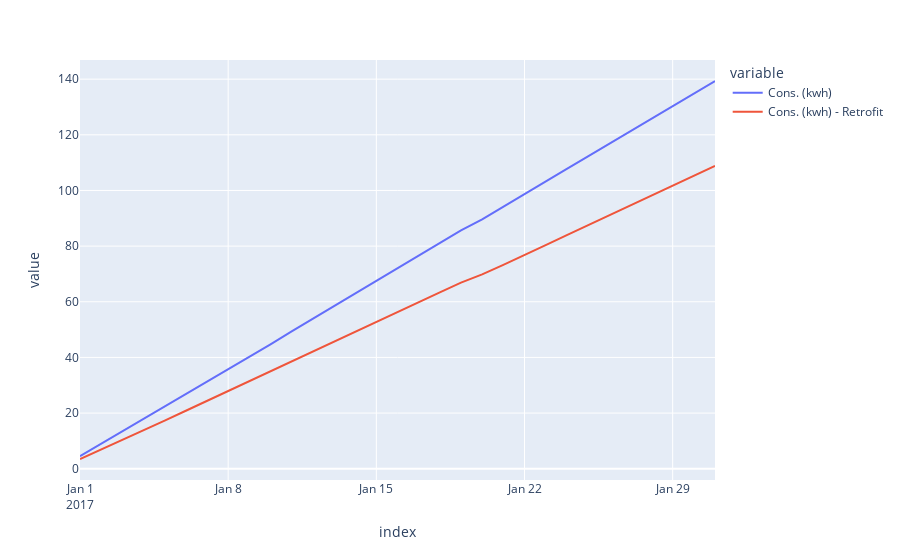

Notebook cell for this chart:
### Code cell
ptx.line(y_cumsum)

### Figure 1 — Plotly figure (JSON) as saved in the notebook; plotly's stock layout.template omitted (floating-point values rounded to 4 significant figures)
{"data": [{"hovertemplate": "variable=Cons. (kwh)<br>index=%{x}<br>value=%{y}<extra></extra>", "legendgroup": "Cons. (kwh)", "line": {"color": "#636efa", "dash": "solid"}, "marker": {"symbol": "circle"}, "mode": "lines", "name": "Cons. (kwh)", "orientation": "v", "showlegend": true, "type": "scatter", "x": ["2017-01-01T00:00:00", "2017-01-02T00:00:00", "2017-01-03T00:00:00", "2017-01-04T00:00:00", "2017-01-05T00:00:00", "2017-01-06T00:00:00", "2017-01-07T00:00:00", "2017-01-08T00:00:00", "2017-01-09T00:00:00", "2017-01-10T00:00:00", "2017-01-11T00:00:00", "2017-01-12T00:00:00", "2017-01-13T00:00:00", "2017-01-14T00:00:00", "2017-01-15T00:00:00", "2017-01-16T00:00:00", "2017-01-17T00:00:00", "2017-01-18T00:00:00", "2017-01-19T00:00:00", "2017-01-20T00:00:00", "2017-01-21T00:00:00", "2017-01-22T00:00:00", "2017-01-23T00:00:00", "2017-01-24T00:00:00", "2017-01-25T00:00:00", "2017-01-26T00:00:00", "2017-01-27T00:00:00", "2017-01-28T00:00:00", "2017-01-29T00:00:00", "2017-01-30T00:00:00", "2017-01-31T00:00:00"], "xaxis": "x", "y": [4.514, 8.963, 13.29, 17.73, 22.36, 26.88, 31.38, 35.67, 40.16, 44.71, 49.35, 53.9, 58.49, 63.1, 67.64, 72.1, 76.61, 81.12, 85.63, 89.59, 94.06, 98.49, 103.1, 107.7, 112.3, 116.8, 121.3, 125.9, 130.3, 134.9, 139.3], "yaxis": "y"}, {"hovertemplate": "variable=Cons. (kwh) - Retrofit<br>index=%{x}<br>value=%{y}<extra></extra>", "legendgroup": "Cons. (kwh) - Retrofit", "line": {"color": "#EF553B", "dash": "solid"}, "marker": {"symbol": "circle"}, "mode": "lines", "name": "Cons. (kwh) - Retrofit", "orientation": "v", "showlegend": true, "type": "scatter", "x": ["2017-01-01T00:00:00", "2017-01-02T00:00:00", "2017-01-03T00:00:00", "2017-01-04T00:00:00", "2017-01-05T00:00:00", "2017-01-06T00:00:00", "2017-01-07T00:00:00", "2017-01-08T00:00:00", "2017-01-09T00:00:00", "2017-01-10T00:00:00", "2017-01-11T00:00:00", "2017-01-12T00:00:00", "2017-01-13T00:00:00", "2017-01-14T00:00:00", "2017-01-15T00:00:00", "2017-01-16T00:00:00", "2017-01-17T00:00:00", "2017-01-18T00:00:00", "2017-01-19T00:00:00", "2017-01-20T00:00:00", "2017-01-21T00:00:00", "2017-01-22T00:00:00", "2017-01-23T00:00:00", "2017-01-24T00:00:00", "2017-01-25T00:00:00", "2017-01-26T00:00:00", "2017-01-27T00:00:00", "2017-01-28T00:00:00", "2017-01-29T00:00:00", "2017-01-30T00:00:00", "2017-01-31T00:00:00"], "xaxis": "x", "y": [3.5, 6.921, 10.25, 13.7, 17.32, 20.85, 24.41, 27.92, 31.53, 35.14, 38.77, 42.3, 45.86, 49.46, 52.99, 56.42, 59.9, 63.39, 66.87, 69.82, 73.26, 76.69, 80.33, 83.92, 87.5, 90.99, 94.51, 98.14, 101.7, 105.3, 108.8], "yaxis": "y"}], "layout": {"legend": {"title": {"text": "variable"}, "tracegroupgap": 0}, "margin": {"t": 60}, "xaxis": {"anchor": "y", "domain": [0, 1], "title": {"text": "index"}}, "yaxis": {"anchor": "x", "domain": [0, 1], "title": {"text": "value"}}}}
